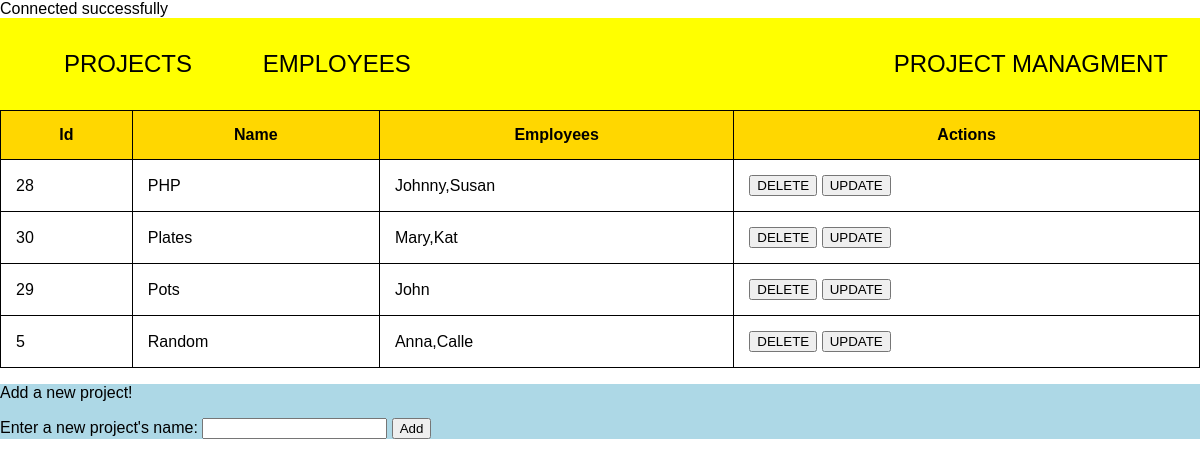
The app's page /projects.php with its own data.
### tables this page shows
CREATE TABLE `Projects` (
  `id` int(11) NOT NULL AUTO_INCREMENT,
  `name` varchar(30) NOT NULL,
  PRIMARY KEY (`id`)
);

### projects.php (the view, shortened to what this page needs)
<?php
include('connection.php');
?>
<!DOCTYPE html>
<html lang="en">
<?php
include('head.php');
?>
<body>
    <?php
include('header.php');
echo '<table>
            <tr>
                <th>Id</th>
                <th>Name</th>
                <th>Employees</th>
                <th>Actions</th>
            </tr>';
$sql = 'SELECT Projects.id, Projects.name, group_concat(concat_ws(", ", Employees.employee_name)) as Employees from Projects
inner join Employees on Projects.name=Employees.project_name
group by project_name order by Projects.name;';
$result = mysqli_query($conn, $sql);
if (mysqli_num_rows($result) > 0) {
    while($row = mysqli_fetch_assoc($result)) {
        echo
        '<tr>
            <td>' . $row["id"] . '</td>
            <td>' . $row["name"] . '</td>
            <td>' . $row["Employees"] . '</td>
            <td>
            <a href="?action=delete&id='  . $row['id'] . '"><button>DELETE</button></a>
            <a href="?action=update&id='  . $row['id'] . '"><button>UPDATE</button></a>
            </td>
        </tr>';
    }
} else {
    echo "0 results";
}
echo '</table>';
?>
    <div style="background-color: lightblue;">
        <form action="" method="POST">
            <p>Add a new project!</p>
            <label for="add-project">Enter a new project's name: </label>
            <input type="text" name="add-project">
            <input type="submit" value="Add">
        </form>
    </div>
</body>
</html>

### style/style.css (style rules this page uses)
body { box-sizing: border-box; margin: 0; padding: 0; font-family: 'Trebuchet MS', 'Lucida Sans Unicode', 'Lucida Grande', 'Lucida Sans', Arial, sans-serif; }
table, th, td { border: 1px solid black; border-collapse: collapse; }
table { width: 100%; }
th { background-color: gold; }
th, td { padding: 15px; }

### records on screen
projects: id "28", name "PHP", Employees "Johnny,Susan"
projects: id "30", name "Plates", Employees "Mary,Kat"
projects: id "29", name "Pots", Employees "John"
projects: id "5", name "Random", Employees "Anna,Calle"
